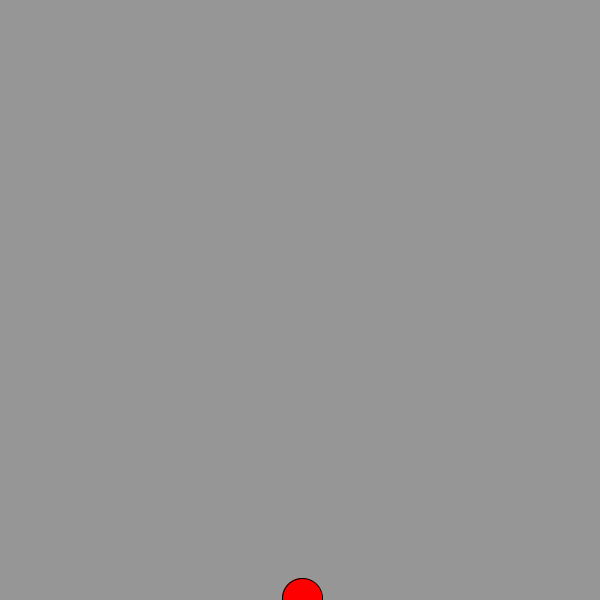
Frame 1 (no input)
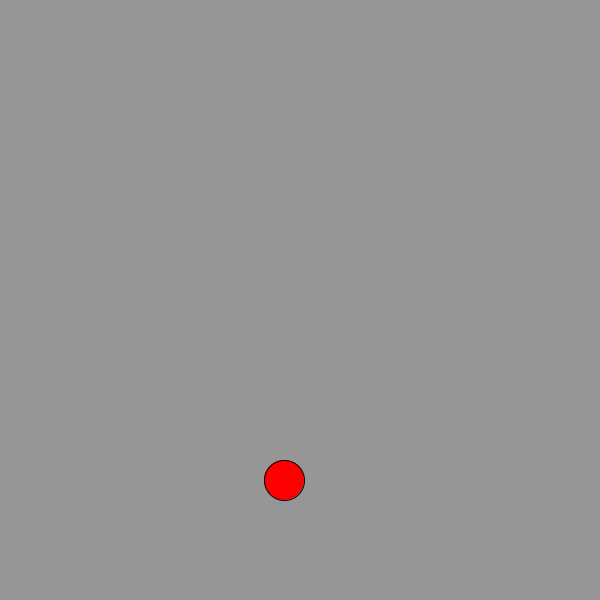
Frame 60 (the mouse pressed at the canvas centre just before this capture)
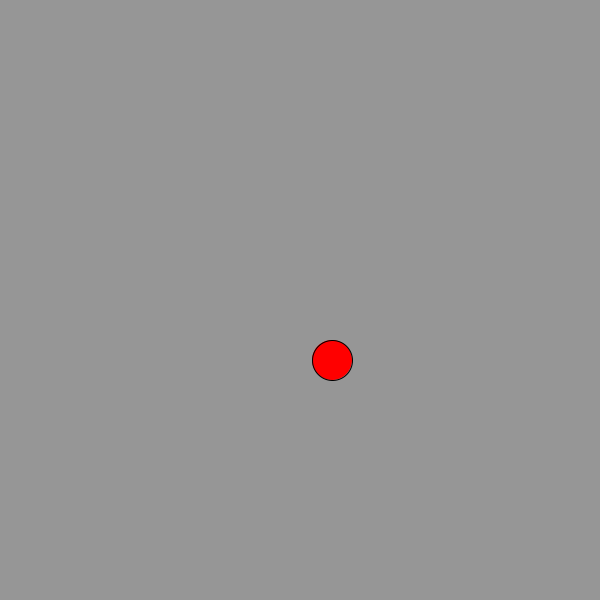
Frame 120 (the mouse held since frame 60 and released just before this capture)

The Processing sketch that drew these frames (run headless with seeded random() and noise(); from frame 60 on, the mouse is pressed at the canvas centre):

// Processing sketch: balloons
// ── balloons.pde
Balloon balloons;

void setup() {
  size(600,600);
  balloons = new Balloon(width/2, height, 40,40, color(255,0,0));
  smooth();
}


void draw() {
  background(150);
  balloons.updateBalloon();
  balloons.drawBalloon();
}


class Balloon {
  
   //Properties
  int x;
  int y;
  int w;
  int h;
  color c;
  
  //keeps track of balloon state
  boolean popped;
  
  //makes the balloon move side-to-side
  int direction;
  int wallOne;
  int wallTwo;
  
  //Constructor
  //Providing the initial values for the class
  Balloon(int x, int y, int w, int h, color c) {
    this.x = x;
    this.y = y;
    this.w = w;
    this.h = h;
    this.c = c;
    popped = false;
    
    direction = 1;
    wallOne = this.x - 50;
    wallTwo = this.x + 50;
  }
   
  //Methods
  void updateBalloon() {
    
    if (mousePressed) {
      
      float distance = dist(mouseX, mouseY, this.x, this.y);
      if (distance <= this.w/2 || distance <= this.h/2){
        popped = true;
      } 
      
    }
   
    if(popped == false) {
     
      //moves the balloon up
      this.y-=2;
      
      //checks if it goes above the top of the frame
      if (this.y <= -this.h-1) {
        this.y = height+this.h+1;
      }
      
      if(this.x < wallOne) {
        direction*=-1;
      } else if (this.x > wallTwo) {
        direction*=-1; 
      }
      
      this.x+=2*direction;
     
    } else {
      
      this.y+=2;
      
    }
  
  
    if (popped == true) {
     if (this.y >= height+this.h+1) {
       popped = false;
     }
    }
  
  }
  
  void drawBalloon() {
    
    if(popped == false) {
       fill(this.c);
       ellipse(this.x, this.y, this.w, this.h); 
    } else {
       rectMode(CENTER);
       fill(this.c);
       rect(this.x, this.y, this.w, this.h);
       rectMode(CORNER);
    }
  }
  
}
